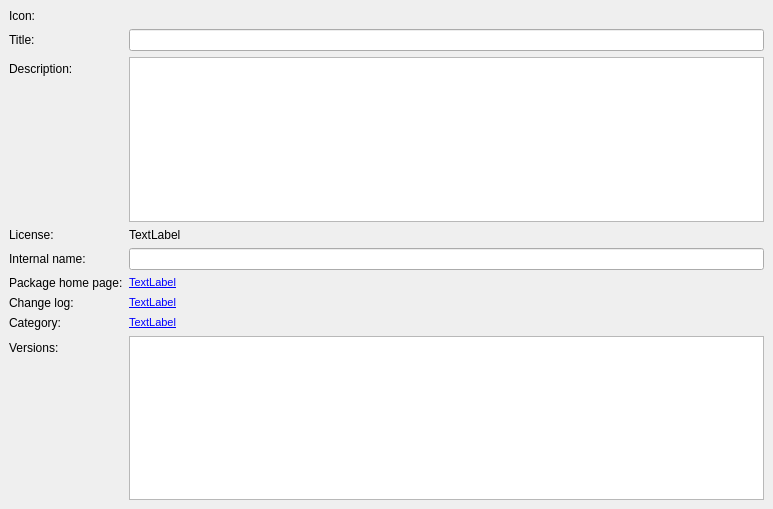
<?xml version="1.0" encoding="UTF-8"?>
<ui version="4.0">
 <class>PackageFrame</class>
 <widget class="QFrame" name="PackageFrame">
  <property name="geometry">
   <rect>
    <x>0</x>
    <y>0</y>
    <width>773</width>
    <height>509</height>
   </rect>
  </property>
  <property name="windowTitle">
   <string>Frame</string>
  </property>
  <property name="frameShape">
   <enum>QFrame::NoFrame</enum>
  </property>
  <property name="frameShadow">
   <enum>QFrame::Plain</enum>
  </property>
  <property name="lineWidth">
   <number>0</number>
  </property>
  <layout class="QHBoxLayout" name="horizontalLayout">
   <property name="leftMargin">
    <number>0</number>
   </property>
   <property name="topMargin">
    <number>0</number>
   </property>
   <property name="rightMargin">
    <number>0</number>
   </property>
   <property name="bottomMargin">
    <number>0</number>
   </property>
   <item>
    <widget class="QScrollArea" name="scrollArea">
     <property name="frameShape">
      <enum>QFrame::NoFrame</enum>
     </property>
     <property name="widgetResizable">
      <bool>true</bool>
     </property>
     <widget class="QWidget" name="scrollAreaWidgetContents">
      <property name="geometry">
       <rect>
        <x>0</x>
        <y>0</y>
        <width>773</width>
        <height>509</height>
       </rect>
      </property>
      <layout class="QFormLayout" name="formLayout">
       <property name="fieldGrowthPolicy">
        <enum>QFormLayout::AllNonFixedFieldsGrow</enum>
       </property>
       <item row="0" column="0">
        <widget class="QLabel" name="label_6">
         <property name="text">
          <string>Icon:</string>
         </property>
        </widget>
       </item>
       <item row="0" column="1">
        <widget class="QLabel" name="labelIcon">
         <property name="text">
          <string/>
         </property>
        </widget>
       </item>
       <item row="1" column="0">
        <widget class="QLabel" name="label">
         <property name="text">
          <string>Title:</string>
         </property>
         <property name="buddy">
          <cstring>lineEditTitle</cstring>
         </property>
        </widget>
       </item>
       <item row="1" column="1">
        <widget class="QLineEdit" name="lineEditTitle">
         <property name="toolTip">
          <string>package title</string>
         </property>
         <property name="readOnly">
          <bool>true</bool>
         </property>
        </widget>
       </item>
       <item row="2" column="0">
        <widget class="QLabel" name="label_5">
         <property name="text">
          <string>Description:</string>
         </property>
         <property name="buddy">
          <cstring>textEditDescription</cstring>
         </property>
        </widget>
       </item>
       <item row="2" column="1">
        <widget class="QTextEdit" name="textEditDescription">
         <property name="sizePolicy">
          <sizepolicy hsizetype="Expanding" vsizetype="Expanding">
           <horstretch>0</horstretch>
           <verstretch>1</verstretch>
          </sizepolicy>
         </property>
         <property name="toolTip">
          <string>package description</string>
         </property>
         <property name="readOnly">
          <bool>true</bool>
         </property>
        </widget>
       </item>
       <item row="3" column="0">
        <widget class="QLabel" name="label_4">
         <property name="text">
          <string>License:</string>
         </property>
        </widget>
       </item>
       <item row="3" column="1">
        <widget class="QLabel" name="labelLicense">
         <property name="focusPolicy">
          <enum>Qt::StrongFocus</enum>
         </property>
         <property name="toolTip">
          <string>license</string>
         </property>
         <property name="text">
          <string>TextLabel</string>
         </property>
         <property name="textInteractionFlags">
          <set>Qt::LinksAccessibleByMouse|Qt::TextSelectableByKeyboard|Qt::TextSelectableByMouse</set>
         </property>
        </widget>
       </item>
       <item row="4" column="0">
        <widget class="QLabel" name="label_3">
         <property name="text">
          <string>Internal name:</string>
         </property>
         <property name="buddy">
          <cstring>lineEditInternalName</cstring>
         </property>
        </widget>
       </item>
       <item row="4" column="1">
        <widget class="QLineEdit" name="lineEditInternalName">
         <property name="toolTip">
          <string>internal package name</string>
         </property>
         <property name="readOnly">
          <bool>true</bool>
         </property>
        </widget>
       </item>
       <item row="5" column="0">
        <widget class="QLabel" name="label_14">
         <property name="text">
          <string>Package home page:</string>
         </property>
        </widget>
       </item>
       <item row="5" column="1">
        <widget class="QLabel" name="labelHomePage">
         <property name="mouseTracking">
          <bool>true</bool>
         </property>
         <property name="focusPolicy">
          <enum>Qt::StrongFocus</enum>
         </property>
         <property name="toolTip">
          <string>home page</string>
         </property>
         <property name="text">
          <string>&lt;!DOCTYPE HTML PUBLIC &quot;-//W3C//DTD HTML 4.0//EN&quot; &quot;http://www.w3.org/TR/REC-html40/strict.dtd&quot;&gt;
&lt;html&gt;&lt;head&gt;&lt;meta name=&quot;qrichtext&quot; content=&quot;1&quot; /&gt;&lt;style type=&quot;text/css&quot;&gt;
p, li { white-space: pre-wrap; }
&lt;/style&gt;&lt;/head&gt;&lt;body style=&quot; font-family:'MS Shell Dlg 2'; font-size:8.25pt; font-weight:400; font-style:normal;&quot;&gt;
&lt;p style=&quot; margin-top:0px; margin-bottom:0px; margin-left:0px; margin-right:0px; -qt-block-indent:0; text-indent:0px;&quot;&gt;&lt;a href=&quot;http://www.test.de&quot;&gt;&lt;span style=&quot; text-decoration: underline; color:#0000ff;&quot;&gt;TextLabel&lt;/span&gt;&lt;/a&gt;&lt;/p&gt;&lt;/body&gt;&lt;/html&gt;</string>
         </property>
         <property name="openExternalLinks">
          <bool>true</bool>
         </property>
         <property name="textInteractionFlags">
          <set>Qt::LinksAccessibleByMouse|Qt::TextSelectableByKeyboard|Qt::TextSelectableByMouse</set>
         </property>
        </widget>
       </item>
       <item row="8" column="0">
        <widget class="QLabel" name="label_15">
         <property name="text">
          <string>Category:</string>
         </property>
        </widget>
       </item>
       <item row="8" column="1">
        <widget class="QLabel" name="labelCategory">
         <property name="mouseTracking">
          <bool>true</bool>
         </property>
         <property name="focusPolicy">
          <enum>Qt::StrongFocus</enum>
         </property>
         <property name="toolTip">
          <string>package category</string>
         </property>
         <property name="text">
          <string>&lt;!DOCTYPE HTML PUBLIC &quot;-//W3C//DTD HTML 4.0//EN&quot; &quot;http://www.w3.org/TR/REC-html40/strict.dtd&quot;&gt;
&lt;html&gt;&lt;head&gt;&lt;meta name=&quot;qrichtext&quot; content=&quot;1&quot; /&gt;&lt;style type=&quot;text/css&quot;&gt;
p, li { white-space: pre-wrap; }
&lt;/style&gt;&lt;/head&gt;&lt;body style=&quot; font-family:'MS Shell Dlg 2'; font-size:8.25pt; font-weight:400; font-style:normal;&quot;&gt;
&lt;p style=&quot; margin-top:0px; margin-bottom:0px; margin-left:0px; margin-right:0px; -qt-block-indent:0; text-indent:0px;&quot;&gt;&lt;a href=&quot;http://www.test.de&quot;&gt;&lt;span style=&quot; text-decoration: underline; color:#0000ff;&quot;&gt;TextLabel&lt;/span&gt;&lt;/a&gt;&lt;/p&gt;&lt;/body&gt;&lt;/html&gt;</string>
         </property>
         <property name="openExternalLinks">
          <bool>true</bool>
         </property>
         <property name="textInteractionFlags">
          <set>Qt::LinksAccessibleByMouse|Qt::TextSelectableByKeyboard|Qt::TextSelectableByMouse</set>
         </property>
        </widget>
       </item>
       <item row="9" column="0">
        <widget class="QLabel" name="label_2">
         <property name="text">
          <string>Versions:</string>
         </property>
        </widget>
       </item>
       <item row="9" column="1">
        <widget class="QTableWidget" name="tableWidgetVersions">
         <property name="sizePolicy">
          <sizepolicy hsizetype="Expanding" vsizetype="Expanding">
           <horstretch>0</horstretch>
           <verstretch>1</verstretch>
          </sizepolicy>
         </property>
         <property name="contextMenuPolicy">
          <enum>Qt::ActionsContextMenu</enum>
         </property>
         <property name="toolTip">
          <string>available versions</string>
         </property>
         <property name="editTriggers">
          <set>QAbstractItemView::NoEditTriggers</set>
         </property>
         <property name="tabKeyNavigation">
          <bool>false</bool>
         </property>
         <property name="selectionBehavior">
          <enum>QAbstractItemView::SelectRows</enum>
         </property>
        </widget>
       </item>
       <item row="7" column="0">
        <widget class="QLabel" name="label_7">
         <property name="text">
          <string>Change log:</string>
         </property>
        </widget>
       </item>
       <item row="7" column="1">
        <widget class="QLabel" name="labelChangeLog">
         <property name="mouseTracking">
          <bool>true</bool>
         </property>
         <property name="focusPolicy">
          <enum>Qt::StrongFocus</enum>
         </property>
         <property name="toolTip">
          <string>change log</string>
         </property>
         <property name="text">
          <string>&lt;!DOCTYPE HTML PUBLIC &quot;-//W3C//DTD HTML 4.0//EN&quot; &quot;http://www.w3.org/TR/REC-html40/strict.dtd&quot;&gt;
&lt;html&gt;&lt;head&gt;&lt;meta name=&quot;qrichtext&quot; content=&quot;1&quot; /&gt;&lt;style type=&quot;text/css&quot;&gt;
p, li { white-space: pre-wrap; }
&lt;/style&gt;&lt;/head&gt;&lt;body style=&quot; font-family:'MS Shell Dlg 2'; font-size:8.25pt; font-weight:400; font-style:normal;&quot;&gt;
&lt;p style=&quot; margin-top:0px; margin-bottom:0px; margin-left:0px; margin-right:0px; -qt-block-indent:0; text-indent:0px;&quot;&gt;&lt;a href=&quot;http://www.test.de&quot;&gt;&lt;span style=&quot; text-decoration: underline; color:#0000ff;&quot;&gt;TextLabel&lt;/span&gt;&lt;/a&gt;&lt;/p&gt;&lt;/body&gt;&lt;/html&gt;</string>
         </property>
         <property name="openExternalLinks">
          <bool>true</bool>
         </property>
         <property name="textInteractionFlags">
          <set>Qt::LinksAccessibleByMouse|Qt::TextSelectableByKeyboard|Qt::TextSelectableByMouse</set>
         </property>
        </widget>
       </item>
      </layout>
     </widget>
    </widget>
   </item>
  </layout>
 </widget>
 <resources/>
 <connections/>
</ui>
